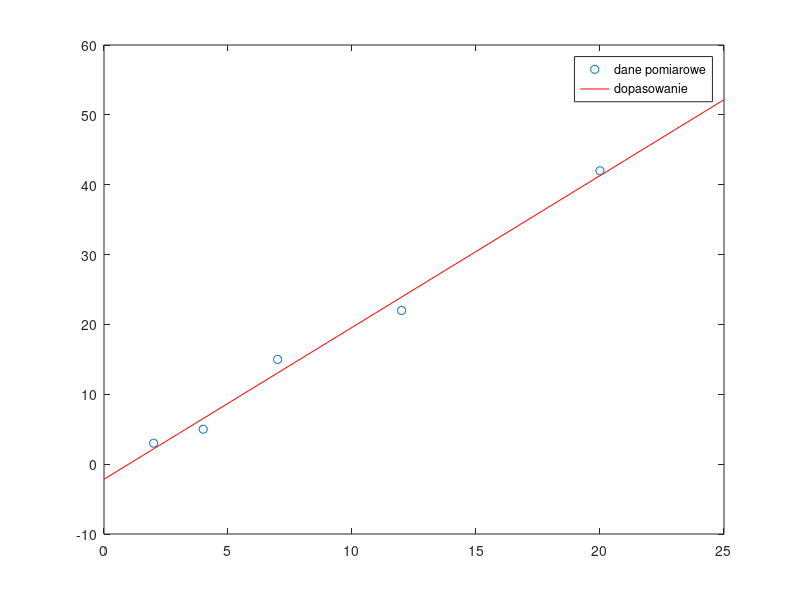

Recreate this plot in MATLAB.
%PRZYKLAD9_4 dopasowuje krzywą do danych pomiarowych 
%
x=[2 4 7 12 20]; 
y=[3 5 15 22 42]; 
figure, plot(x,y,'o'); 
a=polyfit(x,y,1); 
xt=0:25; 
yt=polyval(a,xt); 
hold on, plot(xt,yt,'r-')
legend('dane pomiarowe', 'dopasowanie')